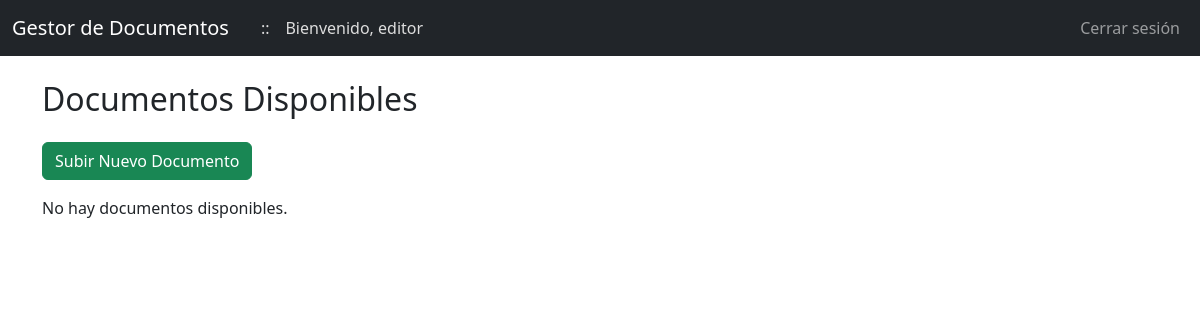
The app's page /index (signed in), older data.
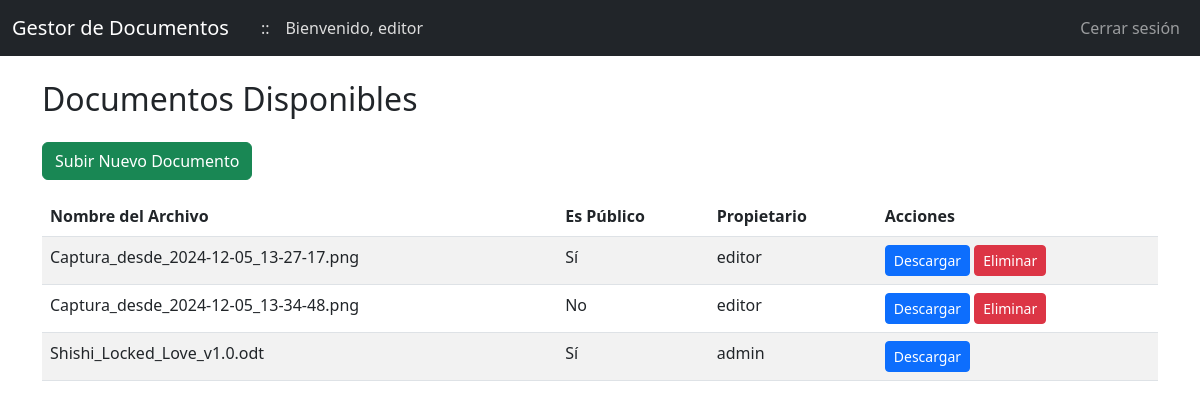
The same page, newer data.
### app/models.py (models this page shows, shortened)
class User(UserMixin, db.Model):
    id = db.Column(db.Integer, primary_key=True)
    username = db.Column(db.String(150), unique=True, nullable=False)
    email = db.Column(db.String(120), unique=True, nullable=False)
    phone = db.Column(db.String(20), nullable=True)
    password_hash = db.Column(db.String(150), nullable=False)
    role_id = db.Column(db.Integer, db.ForeignKey('role.id'), nullable=False)
    role = db.relationship('Role', back_populates='users')

class Document(db.Model):
    id = db.Column(db.Integer, primary_key=True)
    filename = db.Column(db.String(200), nullable=False)
    path = db.Column(db.String(500), nullable=False)
    created_at = db.Column(db.DateTime, default=datetime.utcnow, nullable=False)
    is_public = db.Column(db.Boolean, default=False, nullable=False)
    owner_id = db.Column(db.Integer, db.ForeignKey('user.id'))
    owner = db.relationship('User', backref='documents', lazy=True)
    access_rights = db.relationship('DocumentAccess', back_populates='document')

### app/routes.py (the view)
@bp.route('/index')
@login_required
def index():
    files = []
    if current_user.role.name == 'Lector':
        documents = Document.query.filter_by(is_public=True).all()
        files = [(doc.filename, doc.is_public, doc.owner.username) for doc in documents]
    elif current_user.role.name == 'Editor':
        documents = Document.query.filter((Document.is_public == True) | (Document.owner_id == current_user.id)).all()
        files = [(doc.filename, doc.is_public, doc.owner.username) for doc in documents]
    elif current_user.role.name == 'Administrador':
        documents = Document.query.all()
        files = [(doc.filename, doc.is_public, doc.owner.username) for doc in documents]
    return render_template('index.html', files=files)

### app/__init__.py (called while the page is built)
def create_app():
    app = Flask(__name__)
    app.config.from_object(Config)
    db.init_app(app)
    login_manager.init_app(app)
    from app.models import User
    @login_manager.user_loader
    def load_user(user_id):
        return User.query.get(int(user_id))
    from app import routes
    app.register_blueprint(routes.bp)
    return app

### app/templates/index.html
{% extends "base.html" %}
{% block content %}
<div class="row">
    <div class="col-md-12">
        <h2 class="mb-4">Documentos Disponibles</h2>
        {% if current_user.role.name == 'Editor' or current_user.role.name == 'Administrador' %}
        <a href="{{ url_for('routes.upload') }}" class="btn btn-success mb-3">Subir Nuevo Documento</a>
        {% endif %}
        {% if files %}
        <table class="table table-striped">
            <thead>
                <tr>
                    <th>Nombre del Archivo</th>
                    <th>Es Público</th>
                    <th>Propietario</th>
                    <th>Acciones</th>
                </tr>
            </thead>
            <tbody>
                {% for file, is_public, owner_name in files %}
                <tr>
                    <td>{{ file }}</td>
                    <td>{{ 'Sí' if is_public else 'No' }}</td>
                    <td>{{ owner_name }}</td>
                    <td>
                        <a href="{{ url_for('routes.download_file', filename=file) }}" class="btn btn-primary btn-sm">Descargar</a>
                        {% if current_user.role.name == 'Administrador' or owner_name == current_user.username %}
                        <form method="POST" action="{{ url_for('routes.delete', filename=file) }}" class="d-inline">
                            <button type="submit" class="btn btn-danger btn-sm">Eliminar</button>
                        </form>
                        {% endif %}
                    </td>
                </tr>
                {% endfor %}
            </tbody>
        </table>
        {% else %}
        <p>No hay documentos disponibles.</p>
        {% endif %}
    </div>
</div>
{% endblock %}

### app/templates/base.html (shortened to what this page needs)
<!DOCTYPE html>
<html lang="es">
<head>
    <link href="https://cdn.jsdelivr.net/npm/bootstrap@5.3.0/dist/css/bootstrap.min.css" rel="stylesheet">
</head>
<body>
    <nav class="navbar navbar-expand-lg navbar-dark bg-dark">
        <div class="container-fluid">
            <a class="navbar-brand" href="{{ url_for('routes.index') }}">
                Gestor de Documentos
            </a>
            {% if current_user.is_authenticated %}
                <span class="ms-3" style="color: #ddd;">::</span>
                <span class="ms-3" style="color: #ddd;">Bienvenido, {{ current_user.username }}</span>
                {% endif %}
            {% if current_user.is_authenticated %}
            <ul class="navbar-nav ms-auto">
                <li class="nav-item">
                    <a class="nav-link" href="{{ url_for('routes.logout') }}">Cerrar sesión</a>
                </li>
            </ul>
            {% endif %}
        </div>
    </nav>
    <div class="container mt-4">
        {% block content %}{% endblock %}
    </div>
</body>
</html>

Row changes from the older to the newer data that the page shows:
added Document: files "Captura_desde_2024-12-05_13-27-17.png"
added Document: files "Captura_desde_2024-12-05_13-34-48.png"
added Document: files "Shishi_Locked_Love_v1.0.odt"
now on this page (row edited): User: files "admin"
Text that changed along with them:
text no longer shown: "No hay documentos disponibles."
text now shown: "Nombre del Archivo Es Público Propietario Acciones"
new list line: "Sí Descargar Eliminar"
new list line: "editor"
new list line: "No Descargar Eliminar"
new list line: "Sí Descargar"
